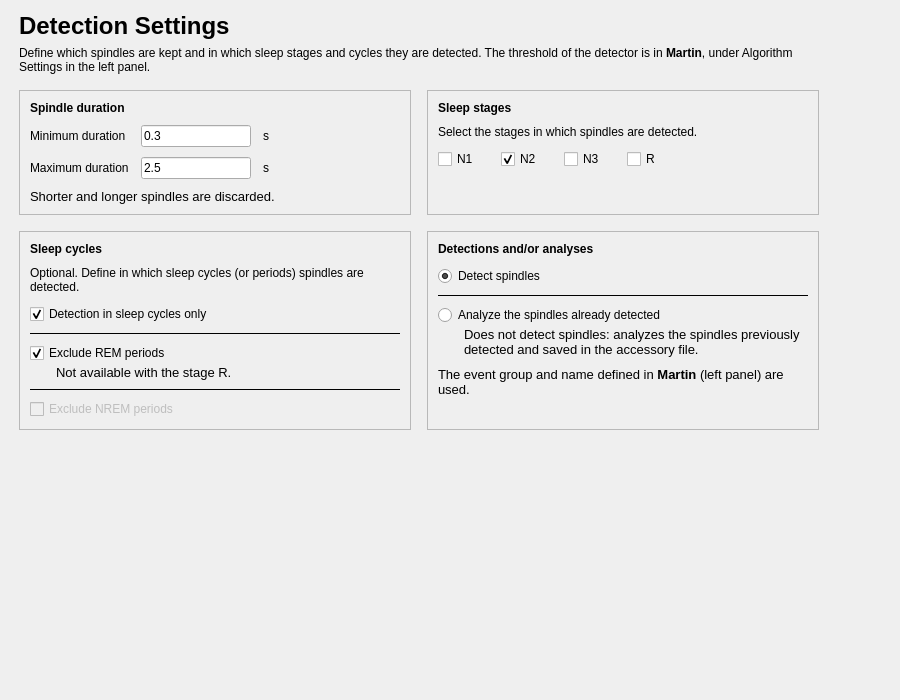
<?xml version="1.0" encoding="UTF-8"?>
<ui version="4.0">
 <class>SpindleDetectorSelStep</class>
 <widget class="QWidget" name="SpindleDetectorSelStep">
  <property name="geometry">
   <rect>
    <x>0</x>
    <y>0</y>
    <width>900</width>
    <height>700</height>
   </rect>
  </property>
  <property name="windowTitle">
   <string />
  </property>
  <layout class="QVBoxLayout" name="verticalLayout">
   <property name="leftMargin">
    <number>19</number>
   </property>
   <property name="topMargin">
    <number>12</number>
   </property>
   <property name="rightMargin">
    <number>19</number>
   </property>
   <property name="bottomMargin">
    <number>12</number>
   </property>
   <item>
    <layout class="QHBoxLayout" name="content_row" stretch="1,0">
     <property name="leftMargin">
      <number>0</number>
     </property>
     <property name="topMargin">
      <number>0</number>
     </property>
     <property name="rightMargin">
      <number>0</number>
     </property>
     <property name="bottomMargin">
      <number>0</number>
     </property>
     <item>
      <widget class="QWidget" name="content_widget" native="true">
       <property name="maximumSize">
        <size>
         <width>800</width>
         <height>16777215</height>
        </size>
       </property>
       <layout class="QVBoxLayout" name="content_layout">
        <property name="spacing">
         <number>16</number>
        </property>
        <property name="leftMargin">
         <number>0</number>
        </property>
        <property name="topMargin">
         <number>0</number>
        </property>
        <property name="rightMargin">
         <number>0</number>
        </property>
        <property name="bottomMargin">
         <number>0</number>
        </property>
        <item>
         <layout class="QVBoxLayout" name="header_layout">
          <property name="spacing">
           <number>6</number>
          </property>
          <item>
           <widget class="QLabel" name="title_label">
            <property name="font">
             <font>
              <pointsize>18</pointsize>
              <bold>true</bold>
             </font>
            </property>
            <property name="text">
             <string>Detection Settings</string>
            </property>
           </widget>
          </item>
          <item>
           <widget class="QLabel" name="subtitle_label">
            <property name="text">
             <string>Define which spindles are kept and in which sleep stages and cycles they are detected. The threshold of the detector is in &lt;b&gt;Martin&lt;/b&gt;, under Algorithm Settings in the left panel.</string>
            </property>
            <property name="textFormat">
             <enum>Qt::TextFormat::RichText</enum>
            </property>
            <property name="wordWrap">
             <bool>true</bool>
            </property>
            <property name="variant" stdset="0">
             <string notr="true">help</string>
            </property>
           </widget>
          </item>
         </layout>
        </item>
        <item>
         <layout class="QHBoxLayout" name="detection_cards_layout" stretch="1,1">
          <property name="spacing">
           <number>16</number>
          </property>
          <item>
           <widget class="QFrame" name="duration_card">
            <property name="frameShape">
             <enum>QFrame::Shape::StyledPanel</enum>
            </property>
            <property name="frameShadow">
             <enum>QFrame::Shadow::Raised</enum>
            </property>
            <layout class="QVBoxLayout" name="duration_card_layout">
             <property name="spacing">
              <number>10</number>
             </property>
             <property name="leftMargin">
              <number>10</number>
             </property>
             <property name="topMargin">
              <number>10</number>
             </property>
             <property name="rightMargin">
              <number>10</number>
             </property>
             <property name="bottomMargin">
              <number>10</number>
             </property>
             <item>
              <widget class="QLabel" name="label_5">
               <property name="font">
                <font>
                 <bold>true</bold>
                </font>
               </property>
               <property name="text">
                <string>Spindle duration</string>
               </property>
              </widget>
             </item>
             <item>
              <layout class="QGridLayout" name="duration_grid">
               <property name="horizontalSpacing">
                <number>12</number>
               </property>
               <property name="verticalSpacing">
                <number>10</number>
               </property>
               <item row="0" column="0">
                <widget class="QLabel" name="label_3">
                 <property name="text">
                  <string>Minimum duration</string>
                 </property>
                </widget>
               </item>
               <item row="0" column="1">
                <widget class="QLineEdit" name="min_length_lineEdit">
                 <property name="maximumSize">
                  <size>
                   <width>110</width>
                   <height>16777215</height>
                  </size>
                 </property>
                 <property name="text">
                  <string>0.3</string>
                 </property>
                </widget>
               </item>
               <item row="0" column="2">
                <widget class="QLabel" name="min_length_unit_label">
                 <property name="text">
                  <string>s</string>
                 </property>
                 <property name="variant" stdset="0">
                  <string notr="true">help</string>
                 </property>
                </widget>
               </item>
               <item row="1" column="0">
                <widget class="QLabel" name="label_4">
                 <property name="text">
                  <string>Maximum duration</string>
                 </property>
                </widget>
               </item>
               <item row="1" column="1">
                <widget class="QLineEdit" name="max_length_lineEdit">
                 <property name="maximumSize">
                  <size>
                   <width>110</width>
                   <height>16777215</height>
                  </size>
                 </property>
                 <property name="text">
                  <string>2.5</string>
                 </property>
                </widget>
               </item>
               <item row="1" column="2">
                <widget class="QLabel" name="max_length_unit_label">
                 <property name="text">
                  <string>s</string>
                 </property>
                 <property name="variant" stdset="0">
                  <string notr="true">help</string>
                 </property>
                </widget>
               </item>
               <item row="0" column="3">
                <spacer name="duration_grid_spacer">
                 <property name="orientation">
                  <enum>Qt::Orientation::Horizontal</enum>
                 </property>
                 <property name="sizeHint" stdset="0">
                  <size>
                   <width>40</width>
                   <height>20</height>
                  </size>
                 </property>
                </spacer>
               </item>
              </layout>
             </item>
             <item>
              <widget class="QLabel" name="label_8">
               <property name="font">
                <font>
                 <pointsize>10</pointsize>
                </font>
               </property>
               <property name="text">
                <string>Shorter and longer spindles are discarded.</string>
               </property>
               <property name="wordWrap">
                <bool>true</bool>
               </property>
               <property name="variant" stdset="0">
                <string notr="true">help</string>
               </property>
              </widget>
             </item>
             <item>
              <spacer name="duration_stretch">
               <property name="orientation">
                <enum>Qt::Orientation::Vertical</enum>
               </property>
               <property name="sizeHint" stdset="0">
                <size>
                 <width>20</width>
                 <height>0</height>
                </size>
               </property>
              </spacer>
             </item>
            </layout>
           </widget>
          </item>
          <item>
           <widget class="QFrame" name="stages_card">
            <property name="frameShape">
             <enum>QFrame::Shape::StyledPanel</enum>
            </property>
            <property name="frameShadow">
             <enum>QFrame::Shadow::Raised</enum>
            </property>
            <layout class="QVBoxLayout" name="stages_card_layout">
             <property name="spacing">
              <number>10</number>
             </property>
             <property name="leftMargin">
              <number>10</number>
             </property>
             <property name="topMargin">
              <number>10</number>
             </property>
             <property name="rightMargin">
              <number>10</number>
             </property>
             <property name="bottomMargin">
              <number>10</number>
             </property>
             <item>
              <widget class="QLabel" name="label_6">
               <property name="font">
                <font>
                 <bold>true</bold>
                </font>
               </property>
               <property name="text">
                <string>Sleep stages</string>
               </property>
              </widget>
             </item>
             <item>
              <widget class="QLabel" name="label_2">
               <property name="text">
                <string>Select the stages in which spindles are detected.</string>
               </property>
               <property name="wordWrap">
                <bool>true</bool>
               </property>
               <property name="variant" stdset="0">
                <string notr="true">help</string>
               </property>
              </widget>
             </item>
             <item>
              <layout class="QHBoxLayout" name="stages_layout">
               <property name="spacing">
                <number>22</number>
               </property>
               <item>
                <widget class="QCheckBox" name="checkBox_n1">
                 <property name="text">
                  <string>N1</string>
                 </property>
                </widget>
               </item>
               <item>
                <widget class="QCheckBox" name="checkBox_n2">
                 <property name="text">
                  <string>N2</string>
                 </property>
                 <property name="checked">
                  <bool>true</bool>
                 </property>
                </widget>
               </item>
               <item>
                <widget class="QCheckBox" name="checkBox_n3">
                 <property name="text">
                  <string>N3</string>
                 </property>
                 <property name="checked">
                  <bool>false</bool>
                 </property>
                </widget>
               </item>
               <item>
                <widget class="QCheckBox" name="checkBox_r">
                 <property name="text">
                  <string>R</string>
                 </property>
                </widget>
               </item>
               <item>
                <spacer name="stages_spacer">
                 <property name="orientation">
                  <enum>Qt::Orientation::Horizontal</enum>
                 </property>
                 <property name="sizeHint" stdset="0">
                  <size>
                   <width>40</width>
                   <height>20</height>
                  </size>
                 </property>
                </spacer>
               </item>
              </layout>
             </item>
             <item>
              <spacer name="stages_stretch">
               <property name="orientation">
                <enum>Qt::Orientation::Vertical</enum>
               </property>
               <property name="sizeHint" stdset="0">
                <size>
                 <width>20</width>
                 <height>0</height>
                </size>
               </property>
              </spacer>
             </item>
            </layout>
           </widget>
          </item>
         </layout>
        </item>
        <item>
         <layout class="QHBoxLayout" name="cycle_cards_layout" stretch="1,1">
          <property name="spacing">
           <number>16</number>
          </property>
          <item>
           <widget class="QFrame" name="cycles_card">
            <property name="frameShape">
             <enum>QFrame::Shape::StyledPanel</enum>
            </property>
            <property name="frameShadow">
             <enum>QFrame::Shadow::Raised</enum>
            </property>
            <layout class="QVBoxLayout" name="cycles_card_layout">
             <property name="spacing">
              <number>10</number>
             </property>
             <property name="leftMargin">
              <number>10</number>
             </property>
             <property name="topMargin">
              <number>10</number>
             </property>
             <property name="rightMargin">
              <number>10</number>
             </property>
             <property name="bottomMargin">
              <number>10</number>
             </property>
             <item>
              <widget class="QLabel" name="label_7">
               <property name="font">
                <font>
                 <bold>true</bold>
                </font>
               </property>
               <property name="text">
                <string>Sleep cycles</string>
               </property>
              </widget>
             </item>
             <item>
              <widget class="QLabel" name="label_9">
               <property name="text">
                <string>Optional. Define in which sleep cycles (or periods) spindles are detected.</string>
               </property>
               <property name="wordWrap">
                <bool>true</bool>
               </property>
               <property name="variant" stdset="0">
                <string notr="true">help</string>
               </property>
              </widget>
             </item>
             <item>
              <layout class="QVBoxLayout" name="cycles_layout">
               <property name="spacing">
                <number>8</number>
               </property>
               <item>
                <layout class="QVBoxLayout" name="cycles_layout_1_layout">
                 <property name="spacing">
                  <number>2</number>
                 </property>
                 <item>
                  <widget class="QCheckBox" name="checkBox_only_cycles">
                   <property name="text">
                    <string>Detection in sleep cycles only</string>
                   </property>
                   <property name="checked">
                    <bool>true</bool>
                   </property>
                  </widget>
                 </item>
                </layout>
               </item>
               <item>
                <widget class="QFrame" name="cycles_layout_line_1">
                 <property name="frameShape">
                  <enum>QFrame::Shape::HLine</enum>
                 </property>
                 <property name="frameShadow">
                  <enum>QFrame::Shadow::Plain</enum>
                 </property>
                </widget>
               </item>
               <item>
                <layout class="QVBoxLayout" name="cycles_layout_2_layout">
                 <property name="spacing">
                  <number>2</number>
                 </property>
                 <item>
                  <widget class="QCheckBox" name="checkBox_excl_remp">
                   <property name="text">
                    <string>Exclude REM periods</string>
                   </property>
                   <property name="checked">
                    <bool>true</bool>
                   </property>
                  </widget>
                 </item>
                 <item>
                  <widget class="QLabel" name="excl_remp_help_label">
                   <property name="font">
                    <font>
                     <pointsize>10</pointsize>
                    </font>
                   </property>
                   <property name="text">
                    <string>Not available with the stage R.</string>
                   </property>
                   <property name="wordWrap">
                    <bool>true</bool>
                   </property>
                   <property name="indent">
                    <number>26</number>
                   </property>
                   <property name="variant" stdset="0">
                    <string notr="true">help</string>
                   </property>
                  </widget>
                 </item>
                </layout>
               </item>
               <item>
                <widget class="QFrame" name="cycles_layout_line_2">
                 <property name="frameShape">
                  <enum>QFrame::Shape::HLine</enum>
                 </property>
                 <property name="frameShadow">
                  <enum>QFrame::Shadow::Plain</enum>
                 </property>
                </widget>
               </item>
               <item>
                <layout class="QVBoxLayout" name="cycles_layout_3_layout">
                 <property name="spacing">
                  <number>2</number>
                 </property>
                 <item>
                  <widget class="QCheckBox" name="checkBox_excl_nremp">
                   <property name="text">
                    <string>Exclude NREM periods</string>
                   </property>
                   <property name="enabled">
                    <bool>false</bool>
                   </property>
                  </widget>
                 </item>
                </layout>
               </item>
              </layout>
             </item>
             <item>
              <spacer name="cycles_stretch">
               <property name="orientation">
                <enum>Qt::Orientation::Vertical</enum>
               </property>
               <property name="sizeHint" stdset="0">
                <size>
                 <width>20</width>
                 <height>0</height>
                </size>
               </property>
              </spacer>
             </item>
            </layout>
           </widget>
          </item>
          <item>
           <widget class="QFrame" name="detection_card">
            <property name="frameShape">
             <enum>QFrame::Shape::StyledPanel</enum>
            </property>
            <property name="frameShadow">
             <enum>QFrame::Shadow::Raised</enum>
            </property>
            <layout class="QVBoxLayout" name="detection_card_layout">
             <property name="spacing">
              <number>10</number>
             </property>
             <property name="leftMargin">
              <number>10</number>
             </property>
             <property name="topMargin">
              <number>10</number>
             </property>
             <property name="rightMargin">
              <number>10</number>
             </property>
             <property name="bottomMargin">
              <number>10</number>
             </property>
             <item>
              <widget class="QLabel" name="label_10">
               <property name="font">
                <font>
                 <bold>true</bold>
                </font>
               </property>
               <property name="text">
                <string>Detections and/or analyses</string>
               </property>
              </widget>
             </item>
             <item>
              <layout class="QVBoxLayout" name="detection_layout">
               <property name="spacing">
                <number>8</number>
               </property>
               <item>
                <layout class="QVBoxLayout" name="detection_layout_1_layout">
                 <property name="spacing">
                  <number>2</number>
                 </property>
                 <item>
                  <widget class="QRadioButton" name="radioButton_detect_spindle">
                   <property name="text">
                    <string>Detect spindles</string>
                   </property>
                   <property name="checked">
                    <bool>true</bool>
                   </property>
                  </widget>
                 </item>
                </layout>
               </item>
               <item>
                <widget class="QFrame" name="detection_layout_line_1">
                 <property name="frameShape">
                  <enum>QFrame::Shape::HLine</enum>
                 </property>
                 <property name="frameShadow">
                  <enum>QFrame::Shadow::Plain</enum>
                 </property>
                </widget>
               </item>
               <item>
                <layout class="QVBoxLayout" name="detection_layout_2_layout">
                 <property name="spacing">
                  <number>2</number>
                 </property>
                 <item>
                  <widget class="QRadioButton" name="radioButto_analyse_spindle">
                   <property name="text">
                    <string>Analyze the spindles already detected</string>
                   </property>
                  </widget>
                 </item>
                 <item>
                  <widget class="QLabel" name="analyse_help_label">
                   <property name="font">
                    <font>
                     <pointsize>10</pointsize>
                    </font>
                   </property>
                   <property name="text">
                    <string>Does not detect spindles: analyzes the spindles previously detected and saved in the accessory file.</string>
                   </property>
                   <property name="wordWrap">
                    <bool>true</bool>
                   </property>
                   <property name="indent">
                    <number>26</number>
                   </property>
                   <property name="variant" stdset="0">
                    <string notr="true">help</string>
                   </property>
                  </widget>
                 </item>
                </layout>
               </item>
              </layout>
             </item>
             <item>
              <widget class="QLabel" name="label_11">
               <property name="font">
                <font>
                 <pointsize>10</pointsize>
                </font>
               </property>
               <property name="text">
                <string>The event group and name defined in &lt;b&gt;Martin&lt;/b&gt; (left panel) are used.</string>
               </property>
               <property name="textFormat">
                <enum>Qt::TextFormat::RichText</enum>
               </property>
               <property name="wordWrap">
                <bool>true</bool>
               </property>
               <property name="variant" stdset="0">
                <string notr="true">help</string>
               </property>
              </widget>
             </item>
             <item>
              <spacer name="detection_stretch">
               <property name="orientation">
                <enum>Qt::Orientation::Vertical</enum>
               </property>
               <property name="sizeHint" stdset="0">
                <size>
                 <width>20</width>
                 <height>0</height>
                </size>
               </property>
              </spacer>
             </item>
            </layout>
           </widget>
          </item>
         </layout>
        </item>
       </layout>
      </widget>
     </item>
     <item>
      <spacer name="content_spacer">
       <property name="orientation">
        <enum>Qt::Orientation::Horizontal</enum>
       </property>
       <property name="sizeHint" stdset="0">
        <size>
         <width>40</width>
         <height>20</height>
        </size>
       </property>
      </spacer>
     </item>
    </layout>
   </item>
   <item>
    <spacer name="verticalSpacer">
     <property name="orientation">
      <enum>Qt::Orientation::Vertical</enum>
     </property>
     <property name="sizeHint" stdset="0">
      <size>
       <width>40</width>
       <height>20</height>
      </size>
     </property>
    </spacer>
   </item>
  </layout>
 </widget>
 <resources>
  <include location="../../../../../snooz-toolbox/src/main/python/ui/themes/themes.qrc" />
 </resources>
 <connections>
  <connection>
   <sender>checkBox_only_cycles</sender>
   <signal>stateChanged(int)</signal>
   <receiver>SpindleDetectorSelStep</receiver>
   <slot>detect_in_cycle_only_slot()</slot>
   <hints>
    <hint type="sourcelabel">
     <x>447</x>
     <y>290</y>
    </hint>
    <hint type="destinationlabel">
     <x>357</x>
     <y>294</y>
    </hint>
   </hints>
  </connection>
  <connection>
   <sender>radioButto_analyse_spindle</sender>
   <signal>clicked()</signal>
   <receiver>SpindleDetectorSelStep</receiver>
   <slot>radio_button_slot()</slot>
   <hints>
    <hint type="sourcelabel">
     <x>272</x>
     <y>404</y>
    </hint>
    <hint type="destinationlabel">
     <x>357</x>
     <y>294</y>
    </hint>
   </hints>
  </connection>
  <connection>
   <sender>radioButton_detect_spindle</sender>
   <signal>clicked()</signal>
   <receiver>SpindleDetectorSelStep</receiver>
   <slot>radio_button_slot()</slot>
   <hints>
    <hint type="sourcelabel">
     <x>272</x>
     <y>380</y>
    </hint>
    <hint type="destinationlabel">
     <x>357</x>
     <y>294</y>
    </hint>
   </hints>
  </connection>
 </connections>
 <slots>
  <slot>detect_in_cycle_only_slot()</slot>
  <slot>radio_button_slot()</slot>
 </slots>
</ui>
